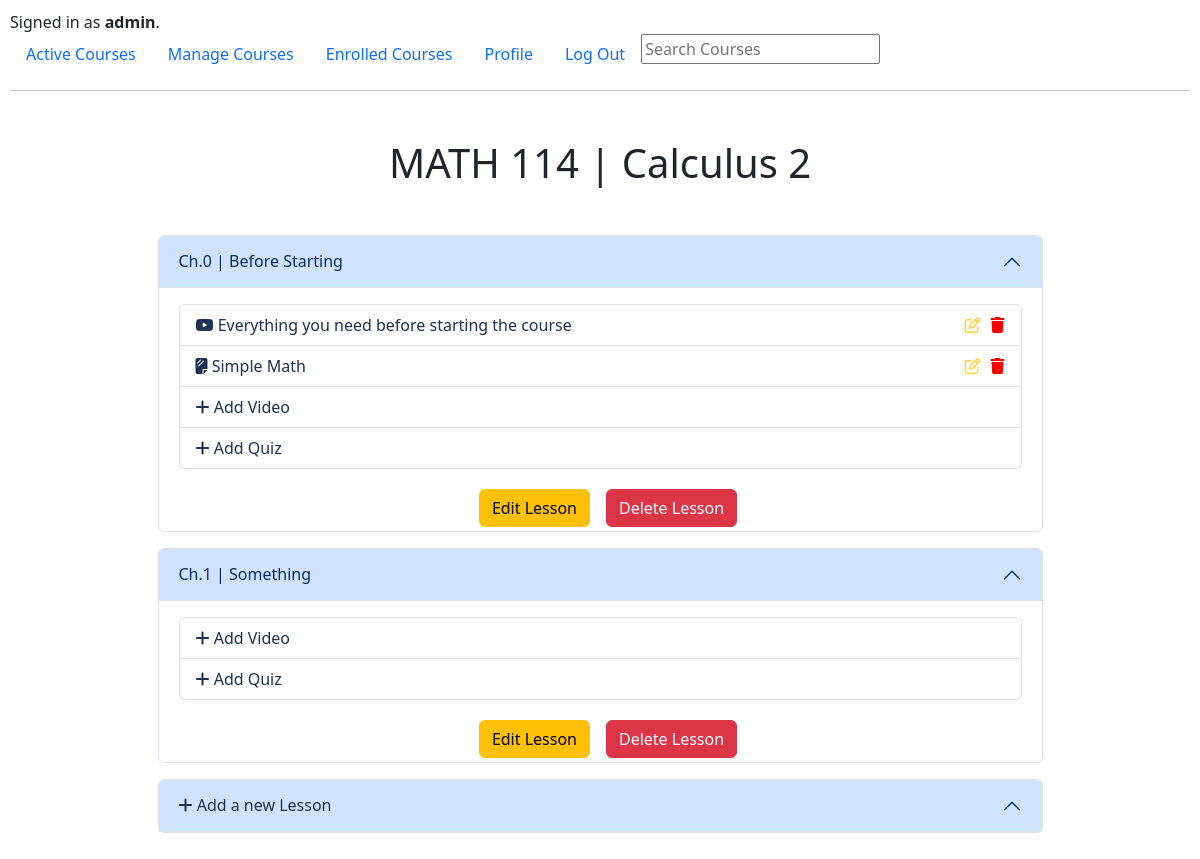
Page /courseContent/3 (signed in) on the committed database.
### revuCMS/models.py (models this page shows, shortened)
class User(AbstractUser):
    pass

class Course(models.Model):
    title = models.CharField(max_length=20)
    description = models.CharField(max_length=100)
    imageUrl = models.CharField(max_length=300, default=None)
    isActive = models.BooleanField(default=True)
    owner = models.ForeignKey(User, on_delete=models.CASCADE, blank=True, null=True, related_name="user")
    category = models.ForeignKey(Category, on_delete=models.CASCADE, blank=True, null=True, related_name="category")
    enrollment = models.ManyToManyField(User, blank=True, null=True, related_name="CourseEnrollment")

class Lesson(models.Model):
    title = models.CharField(max_length=100)
    course = models.ForeignKey(Course, on_delete=models.CASCADE, blank=True, null=True, related_name='course')

class Video(models.Model):
    title = models.CharField(max_length=100)
    lesson = models.ForeignKey(Lesson, on_delete=models.CASCADE, blank=True, null=True, related_name='lesson')
    video = models.CharField(max_length=300)

class Quiz(models.Model):
    title = models.CharField(max_length=100)
    number_of_questions = models.IntegerField(blank=True, null=True)
    duration = models.PositiveIntegerField(help_text="duration of the quiz in minutes")
    required_score_to_pass = models.IntegerField(blank=True, null=True ,help_text="required score in %")
    difficulty = models.CharField(max_length=6, blank=True, null=True)
    lesson = models.ForeignKey(Lesson, on_delete=models.CASCADE, blank=True, null=True, related_name='quizLesson')

### revuCMS/views.py (the view)
# urls.py: path("courseContent/<int:id>", views.courseContent, name="courseContent"),
def courseContent(request, id):
    courseData = Course.objects.get(pk=id)
    lessons = Lesson.objects.filter(course=courseData)
    lesson_data = []
    for lesson in lessons:
        videos = Video.objects.filter(lesson=lesson)
        quizzes = Quiz.objects.filter(lesson=lesson)
        lesson_data.append({'lesson': lesson, 'videos': videos, 'quizzes': quizzes})
    currentUser = request.user
    for item in lesson_data:
        for video in item['videos']:
            user_progress = UserProgress.objects.filter(user=currentUser, video=video).first()
            video.is_completed = user_progress.is_completed if user_progress else False
    return render(request, 'revuCMS/courseContent.html', {
        "course": courseData,
        'lessons_with_videos': lesson_data,
    })

### revuCMS/templates/revuCMS/courseContent.html (shortened to what this page needs)
{% extends "revuCMS/layout.html" %}
{% block body %}
    <h1 class="my-5 text-center">{{ course.title }}</h1>
    {% for item  in lessons_with_videos %}
        <div class="accordion w-75 mx-auto my-3" id="accordionPanelsStayOpenExample">
            <div class="accordion-item">
                <h2 class="accordion-header">
                <button class="accordion-button" type="button" data-bs-toggle="collapse" data-bs-target="#panelsStayOpen-collapseOne" aria-expanded="true" aria-controls="panelsStayOpen-collapseOne">
                {{ item.lesson.title }}
                </button>
                </h2>
                <div id="panelsStayOpen-collapseOne" class="accordion-collapse collapse show">
                    <div class="accordion-body">
                        <ul class="list-group">
                            {% for video in item.videos %}
                            <li class="list-group-item d-flex justify-content-between align-items-center">
                                <a style="color:rgb(30,48,80); text-decoration: none;" href="{{ video.video }}">
                                    <i class="fa-brands fa-youtube"></i>
                                    {{video.title}}
                                </a>
                                {% if user.is_superuser %}
                                <div class="ml-auto d-flex">
                                    <a style="color:rgb(30,48,80); text-decoration: none; margin-right: 10px; margin-left: 10px;" href="{% url 'editVid' id=video.id %}">
                                        <i class="fa-regular fa-pen-to-square" style="color: #FFD43B;"></i>
                                    </a>
                                    <a style="color:rgb(30,48,80); text-decoration: none;" href="{% url 'deleteVid' id=video.id %}">
                                        <i class="fa-solid fa-trash" style="color: #ff0000; display: inline-block;"></i>
                                    </a>
                                </div>
                                {% endif %}
                            </li>
                            {% endfor %}
                            {% for quiz in item.quizzes %}
                            <li class="list-group-item d-flex justify-content-between align-items-center">
                                <a style="color:rgb(30,48,80); text-decoration: none;" href="google.com">
                                    <i class="fa-solid fa-sheet-plastic"></i>
                                    {{quiz.title}}
                                </a>
                                {% if user.is_superuser %}
                                <div class="ml-auto d-flex">
                                    <a style="color:rgb(30,48,80); text-decoration: none; margin-right: 10px; margin-left: 10px;" href="{% url 'editQuiz' id=quiz.id %}">
                                        <i class="fa-regular fa-pen-to-square" style="color: #FFD43B;"></i>
                                    </a>
                                    <a style="color:rgb(30,48,80); text-decoration: none;" href="{% url 'deleteQuiz' id=quiz.id %}">
                                        <i class="fa-solid fa-trash" style="color: #ff0000; display: inline-block;"></i>
                                    </a>
                                </div>
                                {% endif %}
                            </li>
                            {% endfor %}
                            {% if user.is_superuser %}
                            <li class="list-group-item">
                                <a style="color:rgb(30,48,80); text-decoration: none;" href="{% url 'addVid' id=item.lesson.id %}">
                                    <i class="fa-solid fa-plus"></i>
                                    Add Video
                                </a>
                            </li>
                            <li class="list-group-item">
                                <a style="color:rgb(30,48,80); text-decoration: none;" href="{% url 'addQuiz' id=item.lesson.id %}">
                                    <i class="fa-solid fa-plus"></i>
                                    Add Quiz
                                </a>
                            </li>
                            {% endif %}
                        </ul>
                    </div>
                </div>
                {% if user.is_superuser %}
                <div class="d-flex justify-content-center align-items-center">
                    <a class="btn btn-warning my-1 mx-3" href="{% url 'editLesson' id=item.lesson.id %}" >Edit Lesson</a>
                    <a class="btn btn-danger my-1" href="{% url 'deleteLesson' id=item.lesson.id %}" >Delete Lesson</a>
                </div>
                {% endif %}
            </div>
        </div>
    {% endfor %}
    {% if user.is_superuser %}
    <div class="accordion w-75 mx-auto my-3" id="accordionPanelsStayOpenExample">
        <div class="accordion-item">
            <h2 class="accordion-header">
            <div class="accordion-button" type="text">
                <a style="color:rgb(30,48,80); text-decoration: none;" href="{% url 'addLesson' id=course.id %}">
                    <i class="fa-solid fa-plus"></i>
                    Add a new Lesson
                </a>
            </div>
            </h2>
        </div>
    </div>
    {% endif %}
{% endblock %}

### revuCMS/templates/revuCMS/layout.html (shortened to what this page needs)
{% load static %}
<!DOCTYPE html>
<html lang="en">
    <head>
        <link rel="stylesheet" href="https://stackpath.bootstrapcdn.com/bootstrap/4.4.1/css/bootstrap.min.css">
        <link href="{% static 'revuCMS/styles.css' %}" rel="stylesheet">
        <link rel="stylesheet" href="https://cdn.jsdelivr.net/npm/bootstrap@5.3.2/dist/css/bootstrap.min.css">
        <link rel="stylesheet" href="https://cdnjs.cloudflare.com/ajax/libs/font-awesome/6.5.1/css/all.min.css" />
    </head>
    <body>
        <div>
            {% if user.is_authenticated %}
                Signed in as <strong>{{ user.username }}</strong>.
            {% else %}
                Not signed in.
            {% endif %}
        </div>
        <ul class="nav">
            <li class="nav-item">
                <a class="nav-link" href="{% url 'index' %}">Active Courses</a>
            </li>
            {% if user.is_authenticated %}
                {% if user.is_superuser %}
                    <li class="nav-item">
                        <a class="nav-link" href="{% url 'manage' %}">Manage Courses</a>
                    </li>
                {% endif %}
                <li class="nav-item">
                    <a class="nav-link" href="{% url 'enrolledCourses' %}">Enrolled Courses</a>
                </li>
                <li class="nav-item">
                    <a class="nav-link" href="{% url 'profile' %}">Profile</a>
                </li>
                <li class="nav-item">
                    <a class="nav-link" href="{% url 'logout' %}">Log Out</a>
                </li>
            {% endif %}
                <li class="nav-item">
                    <form action="{% url 'search' %}" method="POST">
                        <input type="text" class="search" name="q" placeholder="Search Courses">
                    </form>
                </li>
        </ul>
        <hr>
        {% block body %}
        {% endblock %}
    </body>
</html>

### revuCMS/static/revuCMS/styles.css (style rules this page uses)
body { padding: 10px; }

### rows in the picture
User: username "admin"
Course: title "MATH 114 | Calculus 2"
Lesson: lesson "Ch.0 | Before Starting"
Video: title "Everything you need before starting the course"
Quiz: title "Simple Math"
Lesson: lesson "Ch.1 | Something"
